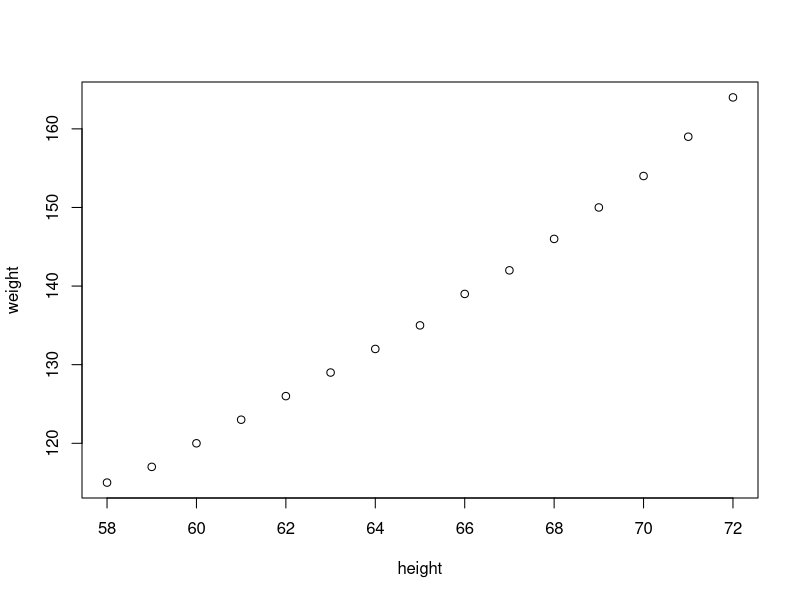
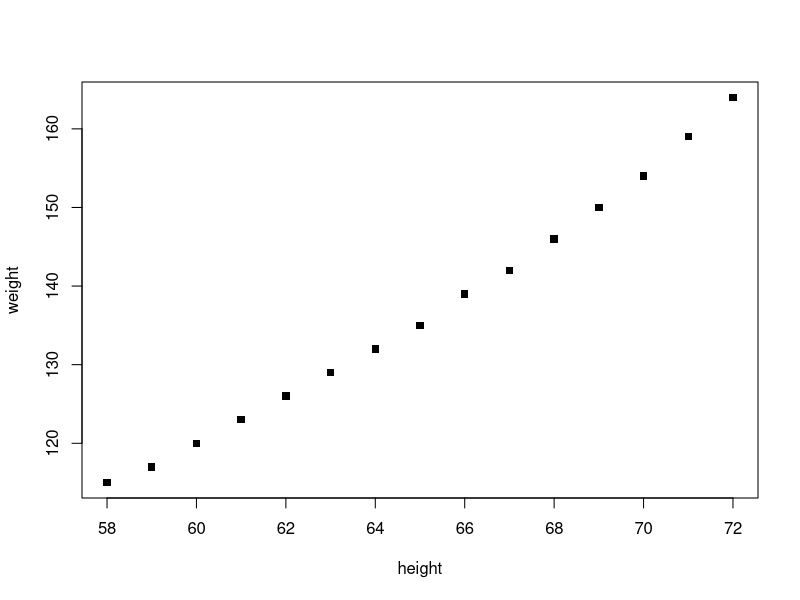
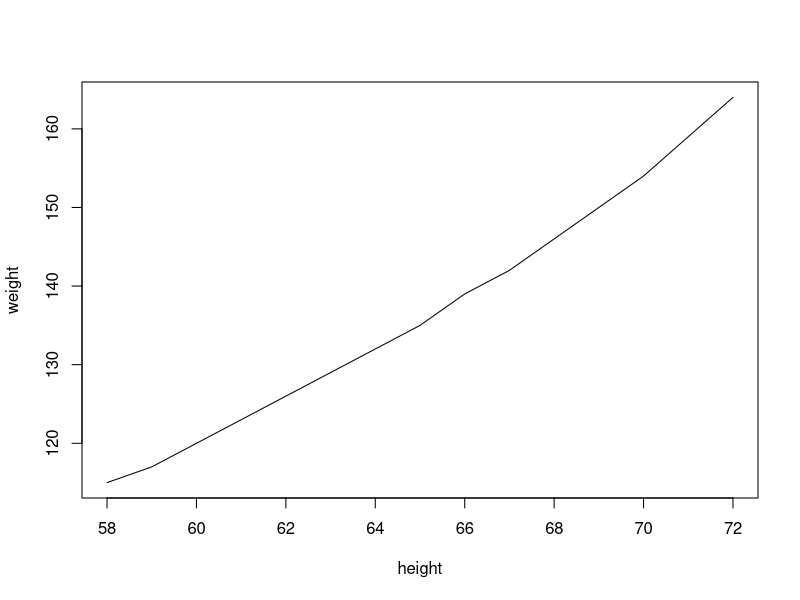
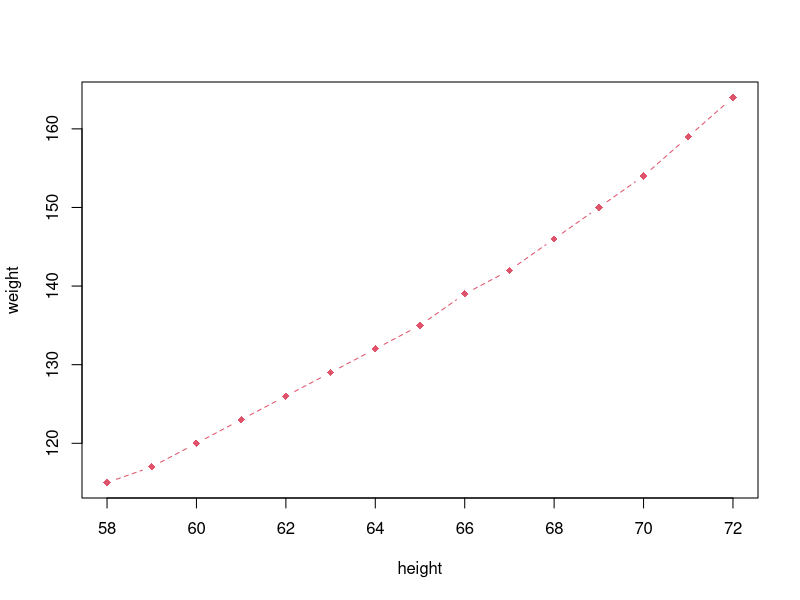
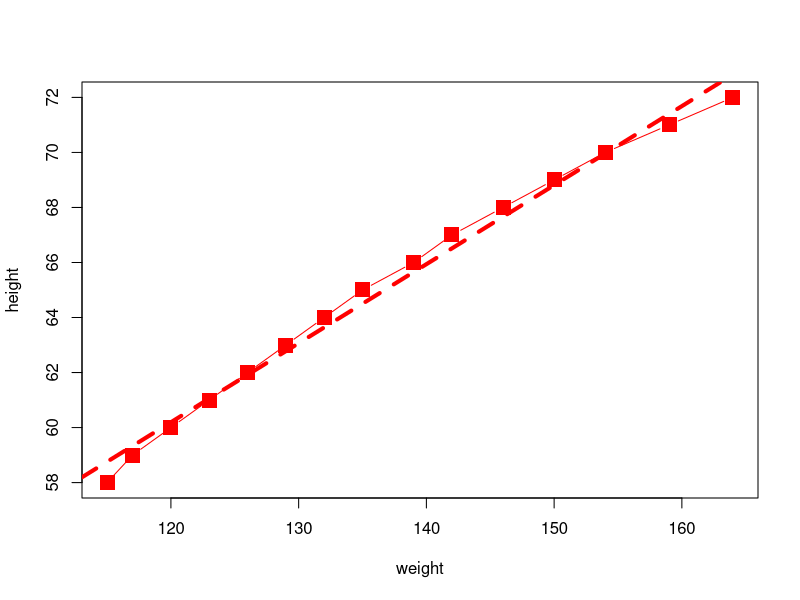
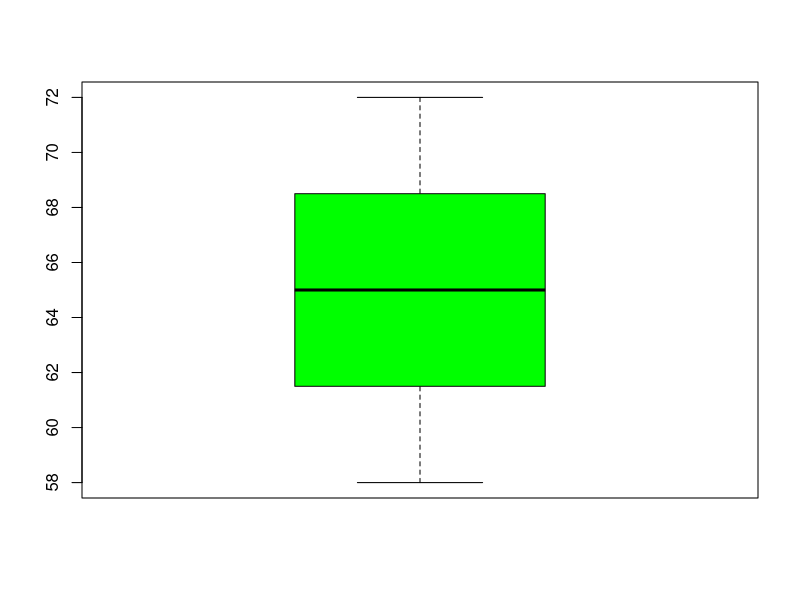
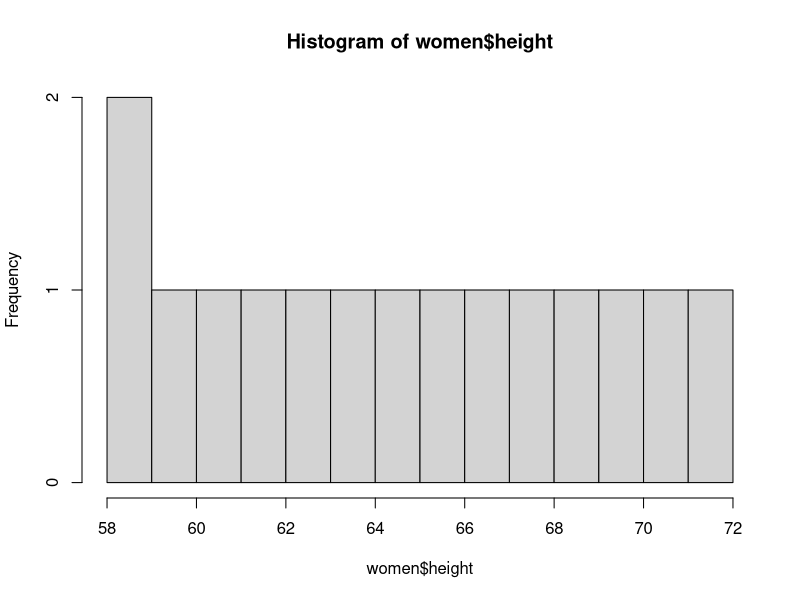
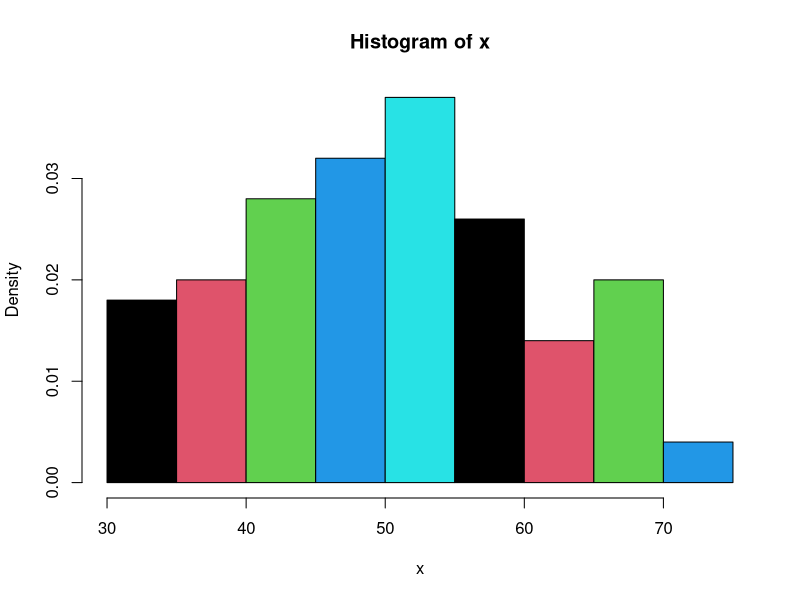

Source code (R) for these figures, in order: (Note: this script raises an error after producing the figures.)
women
plot(women)
plot(women, type='p', pch=15) # type=points, pch=19 symbol
plot(women, type='l')
plot(women, type='b', pch=18, lty=2, col=2)#lty=linetype
plot(x=women$weight, y=women$height, pch=15, xlab='weight', ylab='height', col='red', cex=2, type='b') #cex=aplification of points
#line of best fit
abline(lm(women$height~women$weight),col='red', lty=2, lwd=4)
quantile(women$height)
quantile(women$height, seq(0,1,0.01))#in terms of percentage
#stem and leaf
stem(women$height)
boxplot(women$height, col="green")
hist(women$height, breaks=10)
x=rnorm(100,50,10)
hist(x, freq=F, col=1:5)#frequency is false
plot(density(x), col="red")
xlabels=c('a','b','c','d')
pie(x,labels=xlabels)
cor(women$height,women$weight)#if height increases by 1, weight incr by 0.9
cov(women$height,women$weight) #direction of relationship
###creating intervals with interval of 15---needed for continuous data, using uniform distribution
x3=runif(100,0,150) #0 to 150 marks range, 100values
x3
x3=ceiling(x3)
x3
breaks=seq(0,150,by=15)
breaks
length(breaks)
x3.cut=cut(x3,breaks)
x3.cut
range(x3)
table(x3.cut)
(x3.cut=cut(x3, breaks, labels=letters[1:10]))
table(x3.cut)
mtcars[c('mpg','wt','hp')]



#discrete data
b
